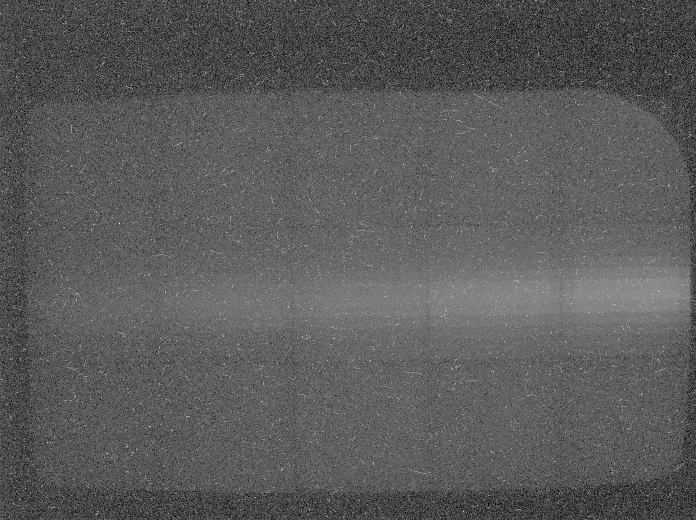
%> input picture sas_analysis/test_0013.jpg, 1392 x 1040 px, given in place of SAS_A, which was not available (shown at 1/2 size)
$ octave DataExtractor.m   (GNU Octave 9; MATLAB toolbox functions it lacks are replaced by stand-ins)
%> lines starting %> are read from the running program, lines starting %| are printed output that depends on the picture; pictures that were not available may be replaced by others from this repository, and a replacement may not be noted
% Data Extractor | Version 1.2
% Todd Hao
close all;

% Change/enter your inputs here:
%-------------------------------------
% Gamma Value
gamma = 4

% Location of picture to analyze
% picture = "/Users/toddhao/Documents/University/Research/shot15591g1Brightened.jpg"
picture = "../csu_data/SAS_A"

% How far away from the curve will an outlier data point be replaced
maxOutlier = 3

% Location of the x200 matrix, used as import
x200Location = "/Users/toddhao/Documents/University/Research/New_Code/200x200.xlsx"

% Whether or not to rotate the image 180 degrees
rotate = true

% Where there is only one row of s1
oneS1 = true

% Top left of s1 coordinates (Down, Right) Leave as 0 to select it manually
topLeftx = 89
topLefty = 371

% Bottom right of s1 coordinates (Down, Right) Leave as 0 to select it manually
bottomRightx = 1158
bottomRighty = 395

% Whether to manually select best fit curves
userSelect = false

% Whether to run 2 interpolations (Compared to 1 when false)
interpAgain = false

% The following should be these numbers most of the time
shrinkFactor = 22;
finalLength = 48;
finalHeight = 24;

% Pixels above this value will be counted as saturated
maxBrightness = 230;

% Protected is the number of initial data points to not count as "bad"
% Useful as sometimes you do not want to change the first points
protected = 3
%------------------------------------

pic = imread(picture);
%> pic is the input picture: size 1040x1392 uint8; min 0, max 255, mean 90.5

if rotate
    length = size(pic, 2);
%> length = 1392
    mid = floor(length/2);
%> mid = 696
    for (i=1:mid-1)
        temp = pic(:,i, :);
        pic(:,i, :) = pic(:,length+1-i, :);
        pic(:,length+1-i, :) = temp;
    end
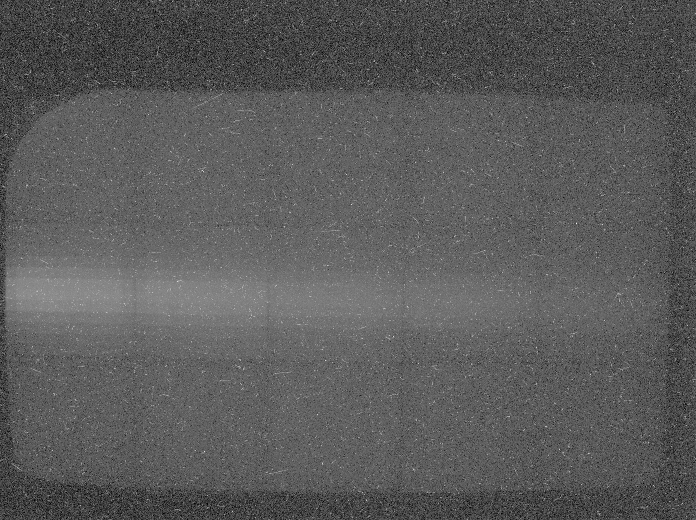
%> pic: size 1040x1392 uint8 (shown at 1/2 size); min 0, max 255, mean 90.5; mean of the top-left, top-right, bottom-left and bottom-right quarters 86.7, 84.9, 98.9, 91.6
end

fig = figure;
imshow(pic);

% If does we want to map coordinates manually
if ~(topLeftx||topLefty||bottomRightx||bottomRighty)

    datacursormode on
    dcm_obj = datacursormode(fig);

    set(dcm_obj,'UpdateFcn',@topFunction)

    disp('Click on the top left of the central two bands, then press "Return"')
    pause

    info_struct = getCursorInfo(dcm_obj);
    if isfield(info_struct, 'Position')
      disp('Clicked top left position is')
      disp(info_struct.Position)
      topLeft = info_struct.Position;
    end

    set(dcm_obj,'UpdateFcn',@bottomFunction)

    disp('Click on the bottom right of the central two bands, then press "Return"')
    disp("Note: Select a longer area than a shorter area")
    pause

    info_struct = getCursorInfo(dcm_obj);
    if isfield(info_struct, 'Position')
      disp('Clicked bottom right position is')
      disp(info_struct.Position)
      bottomRight = info_struct.Position;
    end
else
    topLeft = [topLeftx, topLefty];
    bottomRight = [bottomRightx, bottomRighty];
end

% expand the image up and down to height 528
growthFactor = floor((shrinkFactor*finalHeight-(bottomRight(2)-topLeft(2)))/2); % Amount of expansion up and down
picCrop = pic(topLeft(2)-growthFactor:bottomRight(2)+growthFactor, topLeft(1):bottomRight(1));
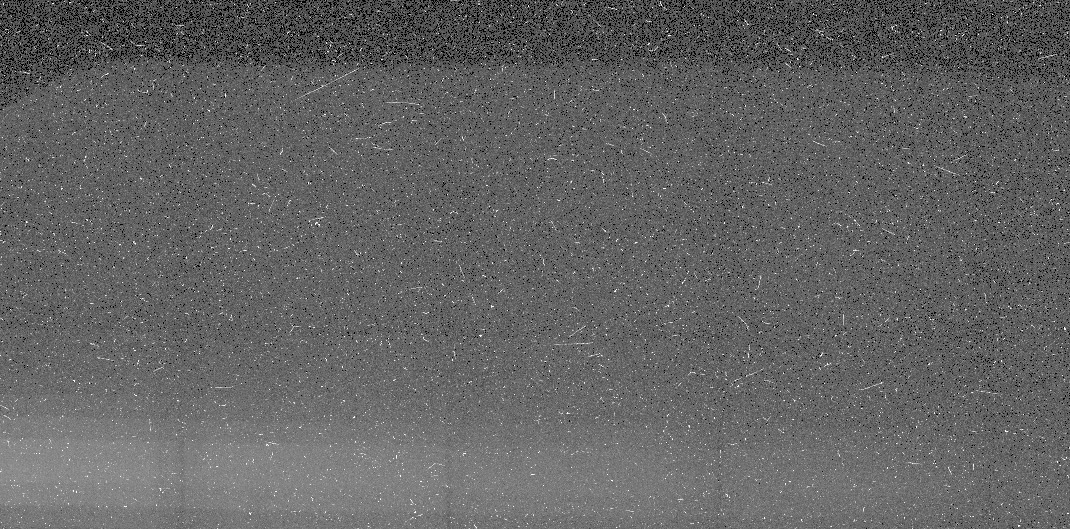
%> picCrop: size 529x1070 uint8; min 0, max 255, mean 98.8

% Gamma transform
afterGamma = gammaTransform(picCrop, gamma);
%> in gammaTransform, `afterGamma1 = abs((1*picDouble).^gamma);`:
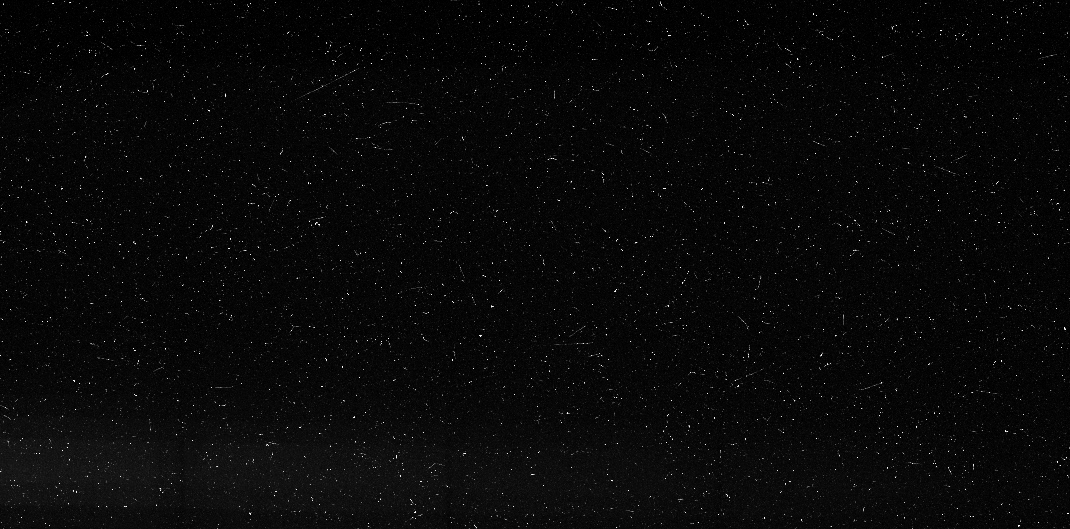
%> afterGamma1: size 529x1070 double; min 0, max 1, mean 0.0342
%> in gammaTransform, `maxr = max(afterGamma1(:));`: maxr = 1
%> in gammaTransform, `minc = min(afterGamma1(:));`: minc = 0

% Shrink
shrunk = imresize(afterGamma, 1/shrinkFactor);
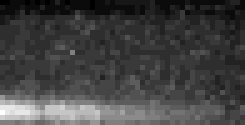
%> shrunk: size 25x49 uint8 (shown 5 times larger); min 3, max 25, mean 8.7; drawn with min black and max white

% If shrunk height is larger than needed, truncate it
[h,l]=size(shrunk);
%> h = 25; l = 49

if h-finalHeight>0
    shrunk=shrunk(1:finalHeight,:);
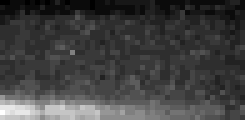
%> shrunk: size 24x49 uint8 (shown 5 times larger); min 3, max 25, mean 8.6; drawn with min black and max white
end

% If shrunk length is larger than needed, truncate it
if l-finalLength>0
    shrunk = shrunk(:,1:finalLength);
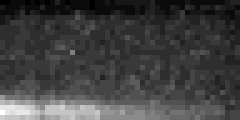
%> shrunk: size 24x48 uint8 (shown 5 times larger); min 3, max 25, mean 8.6; drawn with min black and max white
end

fig = figure;
imshow(shrunk);

% Calculate rows
shrunk = uint16(shrunk);
%> shrunk: size 24x48 uint16

s1=(shrunk(floor(finalHeight/2), :) + shrunk(floor(finalHeight/2)+1,:))./2;
%> s1 = 48 values, max 10 at index 11, min 6 at index 46, mean 8.15

toAdd = 2;
if(oneS1)
    s1 = shrunk(floor(finalHeight/2),:);
%> s1 = 48 values, max 10 at index 3, min 6 at index 46, mean 8
    toAdd = 1;
end

s2=(shrunk(floor(finalHeight/2)-1, :) + shrunk(floor(finalHeight/2)+toAdd,:))./2;
%> s2 = 48 values, max 11 at index 15, min 7 at index 1, mean 8.06
s3=(shrunk(floor(finalHeight/2)-2, :) + shrunk(floor(finalHeight/2)+toAdd+1,:))./2;
%> s3 = 48 values, max 10 at index 13, min 7 at index 25, mean 8
s4=(shrunk(floor(finalHeight/2)-3, :) + shrunk(floor(finalHeight/2)+toAdd+2,:))./2;
%> s4 = 48 values, max 10 at index 31, min 7 at index 2, mean 7.96
s5=(shrunk(floor(finalHeight/2)-4, 1:8) + shrunk(floor(finalHeight/2)+toAdd+3,1:8))./2;
%> s5 = [7 8 8 8 8 9 8 7]

% s6 & s7 (bk)
s6=(shrunk(floor(finalHeight/2)-5, :) + shrunk(floor(finalHeight/2)+toAdd+4,:))./2;
%> s6 = 48 values, max 11 at index 18, min 6 at index 47, mean 8.1
s7=(shrunk(floor(finalHeight/2)-6, :) + shrunk(floor(finalHeight/2)+toAdd+5,:))./2;
%> s7 = 48 values, max 10 at index 16, min 6 at index 48, mean 8.19

% Remove Saturation
[s1SatX, s1] = removeSaturation(s1, maxBrightness);
%> in removeSaturation, `s = data(x);`: s has the same summary as s1 outside removeSaturation
%> s1SatX = 48 values from 1 to 48
[s2SatX, s2] = removeSaturation(s2, maxBrightness);
%> s2SatX = 48 values from 1 to 48
[s3SatX, s3] = removeSaturation(s3, maxBrightness);
%> s3SatX = 48 values from 1 to 48
[s4SatX, s4] = removeSaturation(s4, maxBrightness);
%> s4SatX = 48 values from 1 to 48
[s5SatX, s5] = removeSaturation(s5, maxBrightness);
%> s5SatX = [1 2 3 4 5 6 7 8]

% Subtract bk
s1bk = s1-s7(s1SatX);
%> s1bk = 48 values, max 3 at index 12, min 0 at index 2, mean 0.333
s2bk = s2-s7(s2SatX);
%> s2bk = 48 values, max 2 at index 12, min 0 at index 1, mean 0.208
s3bk = s3-s7(s3SatX);
%> s3bk = 48 values, max 2 at index 12, min 0 at index 1, mean 0.25
s4bk = s4-s7(s4SatX);
%> s4bk = 48 values, max 2 at index 31, min 0 at index 1, mean 0.25
s5bk = s5-s7(s5SatX);
%> s5bk = [0 0 0 0 0 0 0 0]

% Find best fit
[s1Fit, s1Func, s1Error, s1mse] = findBestFit2(s1SatX, s1bk, finalLength, userSelect, "s1 Candidates");
% [346 lines not run here, left out]
% [15 lines left out: functions topFunction, bottomFunction, not called in this run]

function afterGamma = gammaTransform(beforeGamma, gamma)
    % Gamma transforms the image, beforeGamma, by the value of gamma

    picDouble = im2double(beforeGamma);
    afterGamma1 = abs((1*picDouble).^gamma);
    maxr = max(afterGamma1(:));
    minc = min(afterGamma1(:));
    afterGamma = uint8((255.*afterGamma1)./(maxr-minc));
end

% [121 lines left out: function findBestFit1, not called in this run]

function [fit, func, error, mse]=findBestFit2(x, data, fitLength, userSelect, graphTitle)
%> called with fitLength = 48, userSelect = false, graphTitle = 's1 Candidates'
    % Finds the curve of best fit for incomplete data
    % Inputs: x, corresponding x coordinates of data
    %         data, corresponding values of x coordinates of data
    %         fitLength, the length to return
    % Outputs: fit, a complete array of the fit data of length fitLength
    %          func, a string representing the fit chosen
    %          error, a complete array of error corresponding to each data point of fit
    %          mse, the mean squared error of the fit, as a number

    data = double(data);
%> data has the same summary as s1bk outside findBestFit2

    poly5Para=polyfit(x, data, 5);
%> poly5Para = [-1.99e-08 1.2e-06 4.23e-05 -0.00325 0.0295 0.523]
    poly5Fit = polyval(poly5Para, 1:fitLength);
%> poly5Fit = 48 values, max 0.595 at index 5, min 0.115 at index 31, mean 0.333
    poly5ErrorArray = zeros(1, length(data));
    for i = 1:length(data)
        poly5ErrorArray(i) = abs(data(i)-poly5Fit(x(i)));
    end
%> after the loop, poly5ErrorArray = 48 values, max 2.5 at index 12, min 0.115 at index 31, mean 0.477
    poly5Error = mean(poly5ErrorArray.^2);
%> poly5Error = 0.403
    poly5ErrorCompleteA = compile(x, poly5ErrorArray, zeros([1,48]));
%> after the loop in compile, `for i = 1:length(x)`: final has the same summary as poly5ErrorArray in findBestFit2

    poly6Para=polyfit(x, data, 6);
%> poly6Para = [5.6e-08 -8.25e-06 0.000461 -0.0121 0.15 -0.77 1.65]
    poly6Fit = polyval(poly6Para, 1:fitLength);
%> poly6Fit = 48 values, max 1.02 at index 1, min -0.0593 at index 25, mean 0.333
    poly6ErrorArray = zeros(1, length(data));
    for i = 1:length(data)
        poly6ErrorArray(i) = abs(data(i)-poly6Fit(x(i)));
    end
%> after the loop, poly6ErrorArray = 48 values, max 2.27 at index 12, min 0.00288 at index 23, mean 0.424
    poly6Error = mean(poly6ErrorArray.^2);
%> poly6Error = 0.362
    poly6ErrorCompleteA = compile(x, poly6ErrorArray, zeros([1,48]));

    poly7Para=polyfit(x, data, 7);
%> poly7Para = [-2.62e-09 5.04e-07 -3.88e-05 0.00151 -0.0312 0.325 -1.47 2.43]
    poly7Fit = polyval(poly7Para, 1:fitLength);
%> poly7Fit = 48 values, max 1.26 at index 1, min -0.0607 at index 23, mean 0.333
    poly7ErrorArray = zeros(1, length(data));
    for i = 1:length(data)
        poly7ErrorArray(i) = abs(data(i)-poly7Fit(x(i)));
    end
%> after the loop, poly7ErrorArray = 48 values, max 2.16 at index 12, min 0.00108 at index 26, mean 0.417
    poly7Error = mean(poly7ErrorArray.^2);
%> poly7Error = 0.35
    poly7ErrorCompleteA = compile(x, poly7ErrorArray, zeros([1,48]));

%> (the run ends here)
